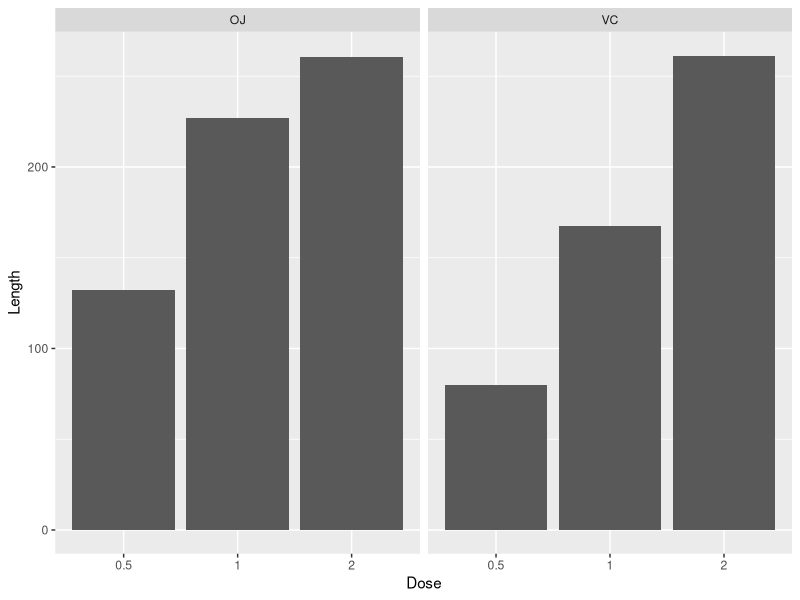

Generate this figure with R:
## ---- chunk 1
library(datasets)
library(ggplot2)

data("ToothGrowth")

str(ToothGrowth)

summary(ToothGrowth)

## ---- chunk 2

ggplot(ToothGrowth,aes(as.factor(dose),len),fill=supp,)+geom_bar(stat="identity")+ facet_grid(. ~ supp)+xlab("Dose")+ylab("Length")

## ---- chunk 3
h1 <- t.test(len ~ supp, data = ToothGrowth)
h1$conf.int
h1$p.value

## ---- chunk 4
h2 <- t.test(len ~ supp, data = subset(ToothGrowth,dose==0.5))
h2$conf.int
h2$p.value
## ---- chunk 5
h3 <- t.test(len ~ supp, data = subset(ToothGrowth,dose==1))
h3$conf.int
h3$p.value
## ---- chunk 6
h4 <- t.test(len ~ supp, data = subset(ToothGrowth,dose==2))
h4$conf.int
h4$p.value
